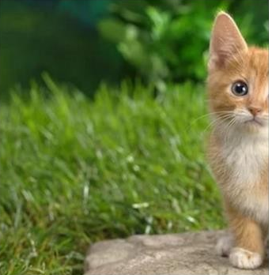
#> input picture goruntuisleme/image/netlestirme.PNG, 269 x 275 px
$ python '24-Konvolüsyon Yöntemi.py'
#> lines starting #> are read from the running program, lines starting #| are printed output that depends on the picture
import cv2
import numpy as np
from matplotlib import pyplot as plt

resim=cv2.imread("image/netlestirme.PNG",0)
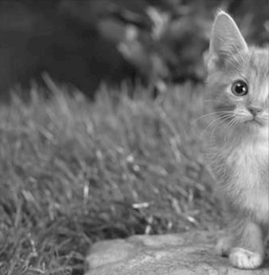
#> resim: shape (275, 269); min 0, max 239, mean 108


box_blur_ker = np.array([[0.1111111, 0.1111111, 0.1111111],
                    [0.1111111, 0.1111111, 0.1111111],
                    [0.1111111, 0.1111111, 0.1111111]])


resim2 = cv2.filter2D(src=resim, ddepth=-1, kernel=box_blur_ker)

cv2.imshow('Orijinal Resim', resim)
cv2.imshow('Filtrelenmis Resim', resim2)
cv2.waitKey(0)
cv2.destroyAllWindows()

$ run again, with goruntuisleme/image/gauss.png copied over goruntuisleme/image/netlestirme.PNG
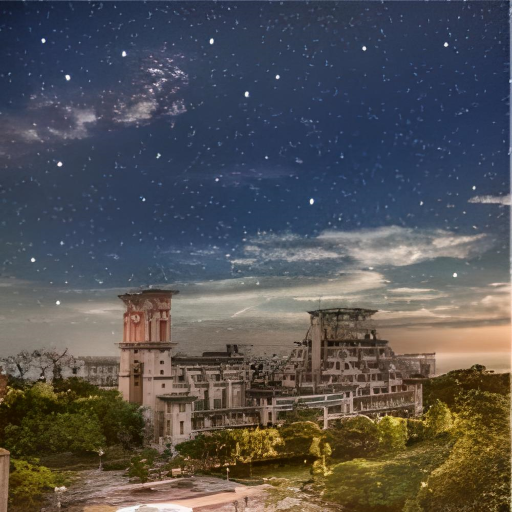
#> input picture goruntuisleme/image/gauss.png, 512 x 512 px
#> `resim=cv2.imread("image/netlestirme.PNG",0)`:
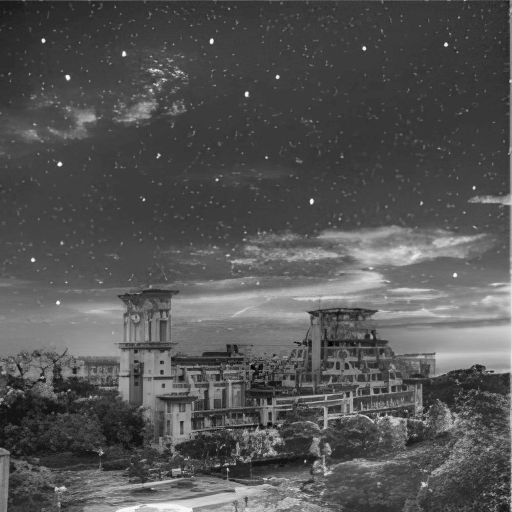
#> resim: shape (512, 512); min 0, max 251, mean 84
